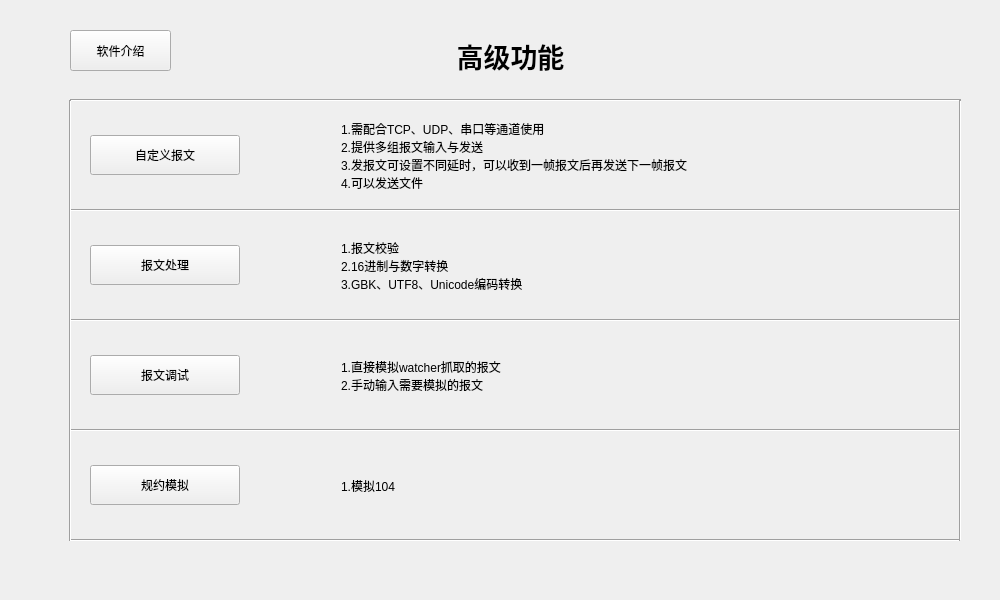
<?xml version="1.0" encoding="UTF-8"?>
<ui version="4.0">
 <class>frmFunctions</class>
 <widget class="QWidget" name="frmFunctions">
  <property name="geometry">
   <rect>
    <x>0</x>
    <y>0</y>
    <width>1000</width>
    <height>600</height>
   </rect>
  </property>
  <property name="windowTitle">
   <string>Form</string>
  </property>
  <widget class="QLabel" name="label">
   <property name="geometry">
    <rect>
     <x>350</x>
     <y>30</y>
     <width>321</width>
     <height>51</height>
    </rect>
   </property>
   <property name="font">
    <font>
     <family>宋体</family>
     <pointsize>20</pointsize>
     <weight>75</weight>
     <bold>true</bold>
    </font>
   </property>
   <property name="text">
    <string>高级功能</string>
   </property>
   <property name="alignment">
    <set>Qt::AlignCenter</set>
   </property>
  </widget>
  <widget class="QWidget" name="layoutWidget">
   <property name="geometry">
    <rect>
     <x>90</x>
     <y>220</y>
     <width>851</width>
     <height>91</height>
    </rect>
   </property>
   <layout class="QHBoxLayout" name="horizontalLayout_2">
    <item>
     <widget class="QPushButton" name="pbfunc2">
      <property name="minimumSize">
       <size>
        <width>150</width>
        <height>40</height>
       </size>
      </property>
      <property name="maximumSize">
       <size>
        <width>150</width>
        <height>16777215</height>
       </size>
      </property>
      <property name="text">
       <string>报文处理</string>
      </property>
      <property name="iconSize">
       <size>
        <width>32</width>
        <height>32</height>
       </size>
      </property>
     </widget>
    </item>
    <item>
     <spacer name="horizontalSpacer_2">
      <property name="orientation">
       <enum>Qt::Horizontal</enum>
      </property>
      <property name="sizeHint" stdset="0">
       <size>
        <width>40</width>
        <height>20</height>
       </size>
      </property>
     </spacer>
    </item>
    <item>
     <widget class="QLabel" name="lab_intro2">
      <property name="minimumSize">
       <size>
        <width>600</width>
        <height>0</height>
       </size>
      </property>
      <property name="text">
       <string>1.报文校验
2.16进制与数字转换
3.GBK、UTF8、Unicode编码转换</string>
      </property>
     </widget>
    </item>
   </layout>
  </widget>
  <widget class="QWidget" name="layoutWidget_2">
   <property name="geometry">
    <rect>
     <x>90</x>
     <y>330</y>
     <width>851</width>
     <height>91</height>
    </rect>
   </property>
   <layout class="QHBoxLayout" name="horizontalLayout_3">
    <item>
     <widget class="QPushButton" name="pbfunc3">
      <property name="minimumSize">
       <size>
        <width>150</width>
        <height>40</height>
       </size>
      </property>
      <property name="maximumSize">
       <size>
        <width>150</width>
        <height>16777215</height>
       </size>
      </property>
      <property name="text">
       <string>报文调试</string>
      </property>
     </widget>
    </item>
    <item>
     <spacer name="horizontalSpacer_3">
      <property name="orientation">
       <enum>Qt::Horizontal</enum>
      </property>
      <property name="sizeHint" stdset="0">
       <size>
        <width>40</width>
        <height>20</height>
       </size>
      </property>
     </spacer>
    </item>
    <item>
     <widget class="QLabel" name="lab_intro3">
      <property name="minimumSize">
       <size>
        <width>600</width>
        <height>0</height>
       </size>
      </property>
      <property name="text">
       <string>1.直接模拟watcher抓取的报文
2.手动输入需要模拟的报文</string>
      </property>
     </widget>
    </item>
   </layout>
  </widget>
  <widget class="QWidget" name="layoutWidget_3">
   <property name="geometry">
    <rect>
     <x>90</x>
     <y>440</y>
     <width>851</width>
     <height>91</height>
    </rect>
   </property>
   <layout class="QHBoxLayout" name="horizontalLayout_4">
    <item>
     <widget class="QPushButton" name="pbfunc4">
      <property name="minimumSize">
       <size>
        <width>150</width>
        <height>40</height>
       </size>
      </property>
      <property name="maximumSize">
       <size>
        <width>150</width>
        <height>16777215</height>
       </size>
      </property>
      <property name="text">
       <string>规约模拟</string>
      </property>
     </widget>
    </item>
    <item>
     <spacer name="horizontalSpacer_4">
      <property name="orientation">
       <enum>Qt::Horizontal</enum>
      </property>
      <property name="sizeHint" stdset="0">
       <size>
        <width>40</width>
        <height>20</height>
       </size>
      </property>
     </spacer>
    </item>
    <item>
     <widget class="QLabel" name="lab_intro4">
      <property name="minimumSize">
       <size>
        <width>600</width>
        <height>0</height>
       </size>
      </property>
      <property name="text">
       <string>1.模拟104</string>
      </property>
     </widget>
    </item>
   </layout>
  </widget>
  <widget class="QWidget" name="layoutWidget_1">
   <property name="geometry">
    <rect>
     <x>90</x>
     <y>110</y>
     <width>851</width>
     <height>91</height>
    </rect>
   </property>
   <layout class="QHBoxLayout" name="horizontalLayout">
    <item>
     <widget class="QPushButton" name="pbfunc1">
      <property name="minimumSize">
       <size>
        <width>150</width>
        <height>40</height>
       </size>
      </property>
      <property name="maximumSize">
       <size>
        <width>150</width>
        <height>16777215</height>
       </size>
      </property>
      <property name="text">
       <string>自定义报文</string>
      </property>
      <property name="iconSize">
       <size>
        <width>32</width>
        <height>32</height>
       </size>
      </property>
     </widget>
    </item>
    <item>
     <spacer name="horizontalSpacer">
      <property name="orientation">
       <enum>Qt::Horizontal</enum>
      </property>
      <property name="sizeHint" stdset="0">
       <size>
        <width>40</width>
        <height>20</height>
       </size>
      </property>
     </spacer>
    </item>
    <item>
     <widget class="QLabel" name="lab_intro1">
      <property name="minimumSize">
       <size>
        <width>600</width>
        <height>0</height>
       </size>
      </property>
      <property name="text">
       <string>1.需配合TCP、UDP、串口等通道使用
2.提供多组报文输入与发送
3.发报文可设置不同延时，可以收到一帧报文后再发送下一帧报文
4.可以发送文件</string>
      </property>
     </widget>
    </item>
   </layout>
  </widget>
  <widget class="Line" name="line">
   <property name="geometry">
    <rect>
     <x>70</x>
     <y>200</y>
     <width>891</width>
     <height>21</height>
    </rect>
   </property>
   <property name="orientation">
    <enum>Qt::Horizontal</enum>
   </property>
  </widget>
  <widget class="Line" name="line_2">
   <property name="geometry">
    <rect>
     <x>70</x>
     <y>310</y>
     <width>891</width>
     <height>21</height>
    </rect>
   </property>
   <property name="orientation">
    <enum>Qt::Horizontal</enum>
   </property>
  </widget>
  <widget class="Line" name="line_3">
   <property name="geometry">
    <rect>
     <x>70</x>
     <y>420</y>
     <width>891</width>
     <height>21</height>
    </rect>
   </property>
   <property name="orientation">
    <enum>Qt::Horizontal</enum>
   </property>
  </widget>
  <widget class="Line" name="line_4">
   <property name="geometry">
    <rect>
     <x>70</x>
     <y>530</y>
     <width>891</width>
     <height>21</height>
    </rect>
   </property>
   <property name="orientation">
    <enum>Qt::Horizontal</enum>
   </property>
  </widget>
  <widget class="Line" name="line_5">
   <property name="geometry">
    <rect>
     <x>70</x>
     <y>90</y>
     <width>891</width>
     <height>21</height>
    </rect>
   </property>
   <property name="orientation">
    <enum>Qt::Horizontal</enum>
   </property>
  </widget>
  <widget class="Line" name="line_6">
   <property name="geometry">
    <rect>
     <x>60</x>
     <y>100</y>
     <width>20</width>
     <height>441</height>
    </rect>
   </property>
   <property name="orientation">
    <enum>Qt::Vertical</enum>
   </property>
  </widget>
  <widget class="Line" name="line_7">
   <property name="geometry">
    <rect>
     <x>950</x>
     <y>100</y>
     <width>20</width>
     <height>441</height>
    </rect>
   </property>
   <property name="orientation">
    <enum>Qt::Vertical</enum>
   </property>
  </widget>
  <widget class="QPushButton" name="pbintro">
   <property name="geometry">
    <rect>
     <x>70</x>
     <y>30</y>
     <width>101</width>
     <height>41</height>
    </rect>
   </property>
   <property name="text">
    <string>软件介绍</string>
   </property>
   <property name="icon">
    <iconset resource="../../other/main.qrc">
     <normaloff>:/res/main.ico</normaloff>:/res/main.ico</iconset>
   </property>
   <property name="iconSize">
    <size>
     <width>32</width>
     <height>32</height>
    </size>
   </property>
  </widget>
 </widget>
 <resources>
  <include location="../../other/main.qrc"/>
 </resources>
 <connections/>
</ui>
